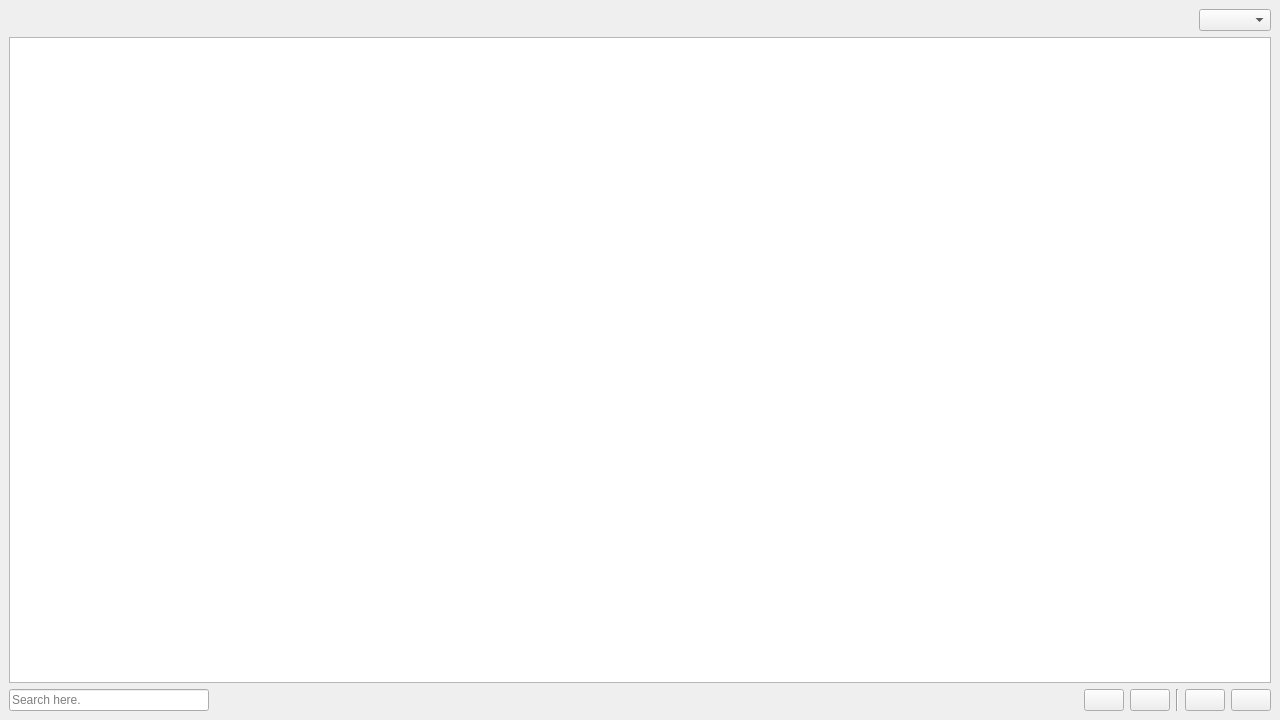
<?xml version="1.0" encoding="UTF-8"?>
<ui version="4.0">
 <class>Interest</class>
 <widget class="QMainWindow" name="Interest">
  <property name="geometry">
   <rect>
    <x>0</x>
    <y>0</y>
    <width>1280</width>
    <height>720</height>
   </rect>
  </property>
  <property name="windowTitle">
   <string>INTEREST</string>
  </property>
  <widget class="QWidget" name="centralwidget">
   <layout class="QVBoxLayout" name="verticalLayout">
    <item>
     <layout class="QHBoxLayout" name="horizontalLayout_2">
      <item>
       <spacer name="hs_sort">
        <property name="orientation">
         <enum>Qt::Horizontal</enum>
        </property>
        <property name="sizeHint" stdset="0">
         <size>
          <width>40</width>
          <height>20</height>
         </size>
        </property>
       </spacer>
      </item>
      <item>
       <widget class="QComboBox" name="cb_sort"/>
      </item>
     </layout>
    </item>
    <item>
     <widget class="QTableWidget" name="tw_interest">
      <property name="editTriggers">
       <set>QAbstractItemView::AnyKeyPressed|QAbstractItemView::DoubleClicked|QAbstractItemView::EditKeyPressed|QAbstractItemView::SelectedClicked</set>
      </property>
      <property name="selectionBehavior">
       <enum>QAbstractItemView::SelectRows</enum>
      </property>
      <property name="textElideMode">
       <enum>Qt::ElideNone</enum>
      </property>
      <property name="verticalScrollMode">
       <enum>QAbstractItemView::ScrollPerPixel</enum>
      </property>
      <property name="horizontalScrollMode">
       <enum>QAbstractItemView::ScrollPerPixel</enum>
      </property>
      <property name="sortingEnabled">
       <bool>true</bool>
      </property>
      <attribute name="horizontalHeaderCascadingSectionResizes">
       <bool>true</bool>
      </attribute>
      <attribute name="horizontalHeaderDefaultSectionSize">
       <number>60</number>
      </attribute>
      <attribute name="horizontalHeaderShowSortIndicator" stdset="0">
       <bool>false</bool>
      </attribute>
      <attribute name="horizontalHeaderStretchLastSection">
       <bool>true</bool>
      </attribute>
      <attribute name="verticalHeaderVisible">
       <bool>true</bool>
      </attribute>
     </widget>
    </item>
    <item>
     <layout class="QHBoxLayout" name="horizontalLayout">
      <item>
       <widget class="QLineEdit" name="le_filter">
        <property name="maximumSize">
         <size>
          <width>200</width>
          <height>16777215</height>
         </size>
        </property>
        <property name="placeholderText">
         <string>Search here.</string>
        </property>
       </widget>
      </item>
      <item>
       <spacer name="hs_operate">
        <property name="orientation">
         <enum>Qt::Horizontal</enum>
        </property>
        <property name="sizeHint" stdset="0">
         <size>
          <width>40</width>
          <height>20</height>
         </size>
        </property>
       </spacer>
      </item>
      <item>
       <widget class="QPushButton" name="pb_imp">
        <property name="minimumSize">
         <size>
          <width>40</width>
          <height>0</height>
         </size>
        </property>
        <property name="maximumSize">
         <size>
          <width>40</width>
          <height>16777215</height>
         </size>
        </property>
        <property name="toolTip">
         <string>Ctrl+I: Import</string>
        </property>
        <property name="text">
         <string/>
        </property>
       </widget>
      </item>
      <item>
       <widget class="QPushButton" name="pb_exp">
        <property name="minimumSize">
         <size>
          <width>40</width>
          <height>0</height>
         </size>
        </property>
        <property name="maximumSize">
         <size>
          <width>40</width>
          <height>16777215</height>
         </size>
        </property>
        <property name="toolTip">
         <string>Ctrl+E: Export</string>
        </property>
        <property name="text">
         <string/>
        </property>
       </widget>
      </item>
      <item>
       <widget class="Line" name="line">
        <property name="orientation">
         <enum>Qt::Vertical</enum>
        </property>
       </widget>
      </item>
      <item>
       <widget class="QPushButton" name="pb_add">
        <property name="minimumSize">
         <size>
          <width>40</width>
          <height>0</height>
         </size>
        </property>
        <property name="maximumSize">
         <size>
          <width>40</width>
          <height>16777215</height>
         </size>
        </property>
        <property name="toolTip">
         <string>Ctrl+N</string>
        </property>
        <property name="text">
         <string/>
        </property>
       </widget>
      </item>
      <item>
       <widget class="QPushButton" name="pb_del">
        <property name="minimumSize">
         <size>
          <width>40</width>
          <height>0</height>
         </size>
        </property>
        <property name="maximumSize">
         <size>
          <width>40</width>
          <height>16777215</height>
         </size>
        </property>
        <property name="toolTip">
         <string>Ctrl+D</string>
        </property>
        <property name="text">
         <string/>
        </property>
       </widget>
      </item>
     </layout>
    </item>
   </layout>
  </widget>
 </widget>
 <resources/>
 <connections/>
</ui>
